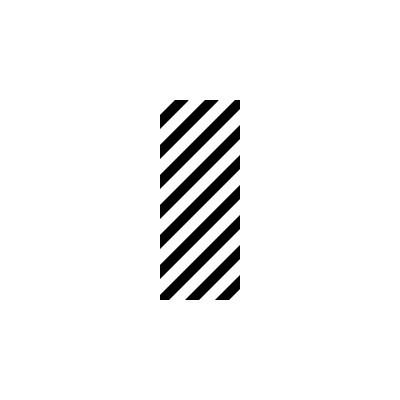
Frame 1 (no input)
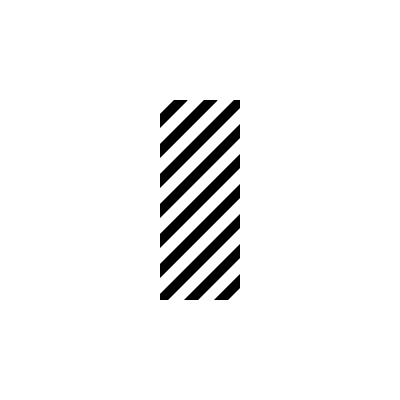
Frame 60 (the mouse pressed at the canvas centre just before this capture)
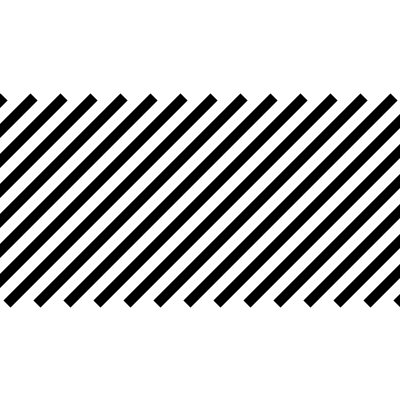
Frame 120 (the mouse held since frame 60 and released just before this capture)

The Processing sketch that drew these frames (run headless with seeded random() and noise(); from frame 60 on, the mouse is pressed at the canvas centre):

// Processing sketch: Barberpole
// ── Barberpole.pde
// Barberpole illusion
int linew = 20;
int lineoffset = 10;
int space = linew+lineoffset;

void setup() {
  size(400, 400);
  strokeCap(PROJECT);
}

void draw() {
  background(255);

  // lines
  strokeWeight(linew/2);
  stroke(0);
  for (int i = 0; i<2*width/space; i++) {
    line(-width/2 + i*space+frameCount%space, 3*height/4, i*space+frameCount%space, height/4);
  }
  
  // hiding blocks
  if(!mousePressed){
    noStroke();
    rect(0, 0, width, height/4);
    rect(0, 3*height/4, width, height/4);
    rect(0, 0, 2*width/5, height);
    rect(3*width/5, 0, 2*width/5, height);
  }
}
